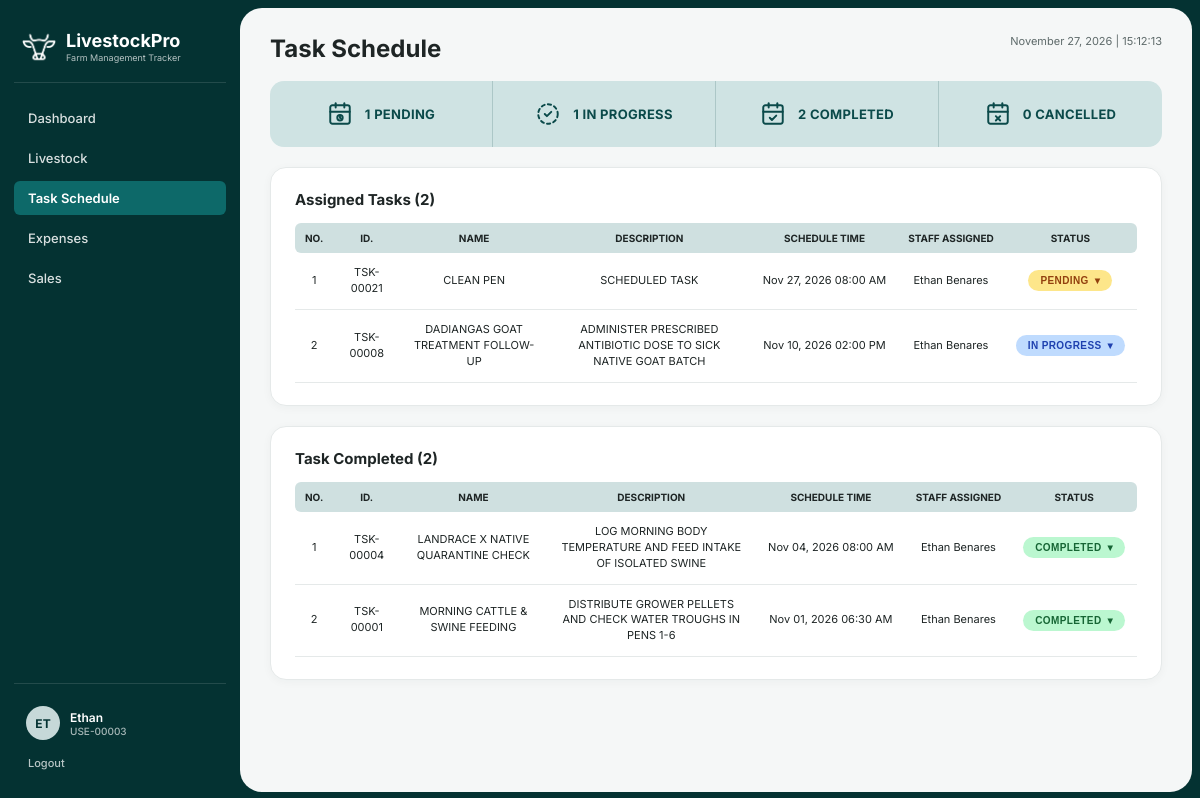
Screenshot of /task_schedule.php (signed in) with the database file from the repository.
### tables this page shows
CREATE TABLE `task_schedule` (
  `task_id` varchar(45) NOT NULL,
  `user_id` varchar(45) NOT NULL,
  `task_name` varchar(100) NOT NULL,
  `task_description` text,
  `schedule_date` datetime NOT NULL,
  `task_status` varchar(50) NOT NULL
);

### task_schedule.php (the view, shortened to what the rows shown need)
<?php
require_once 'includes/db_connect.php';
$full_name = trim(($_SESSION['first_name'] ?? '') . ' ' . ($_SESSION['last_name'] ?? ''));
$user_id   = $_SESSION['user_id'];
$role      = strtoupper($_SESSION['user_type'] ?? 'O');
$business  = trim((string)($_SESSION['business_name'] ?? ''));
$is_owner  = ($role === 'O');
$staff_stmt = $pdo->prepare("
    SELECT u.user_id, u.first_name, u.last_name
    FROM `staff` s
    JOIN `user` u ON s.user_id COLLATE utf8mb4_unicode_ci = u.user_id COLLATE utf8mb4_unicode_ci
    WHERE LOWER(TRIM(u.business_name)) = LOWER(TRIM(:bname))
      AND LOWER(TRIM(COALESCE(s.staff_status, 'pending'))) = 'approved'
    ORDER BY u.first_name ASC, u.last_name ASC
");
$staff_stmt->execute(['bname' => $business]);
$staff_rows = $staff_stmt->fetchAll();
$all_users_stmt = $pdo->prepare("
    SELECT user_id, first_name, last_name
    FROM `user`
    WHERE LOWER(TRIM(business_name)) = LOWER(TRIM(:bname))
");
$all_users_stmt->execute(['bname' => $business]);
$staff_map = [];
foreach ($all_users_stmt->fetchAll() as $ur) {
    $staff_map[$ur['user_id']] = trim($ur['first_name'] . ' ' . $ur['last_name']);
}
if ($is_owner) {
    $stmt = $pdo->prepare("
        SELECT ts.*
        FROM `task_schedule` ts
        JOIN `user` u ON ts.user_id COLLATE utf8mb4_unicode_ci = u.user_id COLLATE utf8mb4_unicode_ci
        WHERE LOWER(TRIM(u.business_name)) = LOWER(TRIM(:bname))
          AND ts.`task_status` != 'Completed'
        ORDER BY ts.`task_id` DESC
    ");
    $stmt->execute(['bname' => $business]);
    $pending = $stmt->fetchAll();
    $stmt = $pdo->prepare("
        SELECT ts.*
        FROM `task_schedule` ts
        JOIN `user` u ON ts.user_id COLLATE utf8mb4_unicode_ci = u.user_id COLLATE utf8mb4_unicode_ci
        WHERE LOWER(TRIM(u.business_name)) = LOWER(TRIM(:bname))
          AND ts.`task_status` = 'Completed'
        ORDER BY ts.`task_id` DESC
    ");
    $stmt->execute(['bname' => $business]);
    $completed = $stmt->fetchAll();
} else {
    $stmt = $pdo->prepare("SELECT * FROM `task_schedule` WHERE `user_id` = :uid AND `task_status` != 'Completed' ORDER BY `task_id` DESC");
    $stmt->execute(['uid' => $user_id]);
    $pending = $stmt->fetchAll();
    $stmt = $pdo->prepare("SELECT * FROM `task_schedule` WHERE `user_id` = :uid AND `task_status` = 'Completed' ORDER BY `task_id` DESC");
    $stmt->execute(['uid' => $user_id]);
    $completed = $stmt->fetchAll();
}
function format_sched_display(string $dt): string {
    $ts = strtotime($dt);
    return date('M d, Y h:i A', $ts);
}
function render_status_dropdown(array $t, string $status_val): void {
    if ($status_val === 'In Progress')      { $btn_cls = 'is-in-progress'; }
    elseif ($status_val === 'Completed')    { $btn_cls = 'is-completed'; }
    elseif ($status_val === 'Cancelled')    { $btn_cls = 'is-cancelled'; }
    else                                    { $btn_cls = 'is-pending'; }
    ?>
    <div class="status-dd">
      <button type="button" class="status-dd-btn <?= $btn_cls ?>" onclick="toggleStatusMenu(this)">
        <span><?= strtoupper(htmlspecialchars($status_val)) ?></span>
        <span>&#9662;</span>
      </button>
    </div>
    <?php
}
?>
<!DOCTYPE html>
<html lang="en">
<head>
  <link rel="stylesheet" href="css/style.css">
</head>
<body>
  <div class="app-shell">
    <main class="main-content">
      <div class="page-header">
        <h1 class="page-title">Task Schedule</h1>
      </div>
      <?php if ($is_owner): ?>
      <div class="card">
        <div class="card-title">Add Task</div>
        <form method="POST" action="task_schedule.php">
          <div class="form-grid-2">
            <div class="form-group">
              <label class="form-label">TASK NAME *</label>
              <input class="form-control" type="text" id="task_name" name="task_name" required>
            </div>
            <div class="form-group">
              <label class="form-label">SCHEDULE TIME</label>
              <input class="form-control" type="datetime-local" name="schedule_date" value="<?= date('Y-m-d\TH:i') ?>">
            </div>
          </div>
          <div class="form-label">QUICK ADD</div>
          <div class="quick-chips">
            <button type="button" class="chip-btn" onclick="setTask('Feed Animals')">Feed Animals</button>
            <button type="button" class="chip-btn" onclick="setTask('Vaccination')">Vaccination</button>
            <button type="button" class="chip-btn" onclick="setTask('Clean Pen')">Clean Pen</button>
            <button type="button" class="chip-btn" onclick="setTask('Weigh Livestock')">Weigh Livestock</button>
            <button type="button" class="chip-btn" onclick="setTask('Give Medicine')">Give Medicine</button>
          </div>
          <div class="form-grid-2">
            <div class="form-group">
              <label class="form-label">ASSIGN STAFF</label>
              <select class="form-control" name="assigned_staff">
                <option value="<?= htmlspecialchars($user_id) ?>"><?= htmlspecialchars($user_id . ' - ' . $full_name . ' (Me)') ?></option>
                <?php foreach ($staff_rows as $sr): ?>
                  <?php if ($sr['user_id'] !== $user_id): ?>
                    <?php $s_label = $sr['user_id'] . ' - ' . trim($sr['first_name'] . ' ' . $sr['last_name']); ?>
                    <option value="<?= htmlspecialchars($sr['user_id']) ?>"><?= htmlspecialchars($s_label) ?></option>
                  <?php endif; ?>
                <?php endforeach; ?>
              </select>
            </div>
            <div class="form-group">
              <label class="form-label">DESCRIPTION</label>
              <textarea class="form-control" name="task_description"></textarea>
            </div>
          </div>
          <button class="btn btn-primary" type="submit" name="add_task"><svg class="ui-icon" viewBox="0 0 24 24" fill="none" stroke="currentColor" stroke-width="2.4" stroke-linecap="round" stroke-linejoin="round" aria-hidden="true"><polyline points="20 6 9 17 4 12"/></svg> ADD TASK</button>
        </form>
      </div>
      <div class="card">
        <div class="card-title">Pending Tasks (<?= count($pending) ?>)</div>
        <table class="data-table">
          <thead>
            <tr><th>NO.</th><th>ID.</th><th>NAME</th><th>DESCRIPTION</th><th>SCHEDULE TIME</th><th>STAFF ASSIGNED</th><th>STATUS</th><th>ACTIONS</th></tr>
          </thead>
          <tbody>
            <?php foreach ($pending as $i => $t): ?>
              <?php
                $status_val    = $t['task_status'] ?? 'Pending';
                $assigned_name = $staff_map[$t['user_id']] ?? $t['user_id'];
                $dt_for_input  = date('Y-m-d\TH:i', strtotime($t['schedule_date']));
              ?>
              <tr>
                <td><?= $i + 1 ?></td>
                <td><?= htmlspecialchars($t['task_id']) ?></td>
                <td><?= strtoupper(htmlspecialchars($t['task_name'])) ?></td>
                <td><?= strtoupper(htmlspecialchars($t['task_description'] ?? 'SCHEDULED TASK')) ?></td>
                <td style="white-space:nowrap;"><?= htmlspecialchars(format_sched_display($t['schedule_date'])) ?></td>
                <td><?= htmlspecialchars($assigned_name) ?></td>
                <td><?php render_status_dropdown($t, $status_val); ?></td>
                <td>
                  <div class="actions-cell">
                    <button type="button" class="btn-edit"
                      data-id="<?= htmlspecialchars($t['task_id']) ?>"
                      data-name="<?= htmlspecialchars($t['task_name']) ?>"
                      data-desc="<?= htmlspecialchars($t['task_description'] ?? '') ?>"
                      data-date="<?= htmlspecialchars($dt_for_input) ?>"
                      data-staff="<?= htmlspecialchars($t['user_id']) ?>"
                      onclick="openEditModal(this)">EDIT</button>
                    <a class="btn btn-sm btn-delete" href="task_schedule.php?delete=<?= urlencode($t['task_id']) ?>" title="Delete" onclick="return confirm('Delete this task?');"><svg class="ui-icon" viewBox="0 0 24 24" fill="none" stroke="currentColor" stroke-width="2" stroke-linecap="round" stroke-linejoin="round" aria-hidden="true"><path d="M3 6h18"/><path d="M19 6v14c0 1-1 2-2 2H7c-1 0-2-1-2-2V6"/><path d="M8 6V4c0-1 1-2 2-2h4c1 0 2 1 2 2v2"/><line x1="10" x2="10" y1="11" y2="17"/><line x1="14" x2="14" y1="11" y2="17"/></svg></a>
                  </div>
                </td>
              </tr>
            <?php endforeach; ?>
          </tbody>
        </table>
      </div>
      <div class="card">
        <div class="card-title">Task Completed (<?= count($completed) ?>)</div>
        <table class="data-table">
          <thead>
            <tr><th>NO.</th><th>ID.</th><th>NAME</th><th>DESCRIPTION</th><th>SCHEDULE TIME</th><th>STAFF ASSIGNED</th><th>STATUS</th><th>ACTIONS</th></tr>
          </thead>
          <tbody>
            <?php foreach ($completed as $i => $t): ?>
              <?php $assigned_name = $staff_map[$t['user_id']] ?? $t['user_id']; ?>
              <tr>
                <td><?= $i + 1 ?></td>
                <td><?= htmlspecialchars($t['task_id']) ?></td>
                <td><?= strtoupper(htmlspecialchars($t['task_name'])) ?></td>
                <td><?= strtoupper(htmlspecialchars($t['task_description'] ?? 'SCHEDULED TASK')) ?></td>
                <td style="white-space:nowrap;"><?= htmlspecialchars(format_sched_display($t['schedule_date'])) ?></td>
                <td><?= htmlspecialchars($assigned_name) ?></td>
                <td><?php render_status_dropdown($t, 'Completed'); ?></td>
                <td>
                  <div class="actions-cell">
                    <a class="btn btn-sm btn-delete" href="task_schedule.php?delete=<?= urlencode($t['task_id']) ?>" title="Delete" onclick="return confirm('Delete this task?');"><svg class="ui-icon" viewBox="0 0 24 24" fill="none" stroke="currentColor" stroke-width="2" stroke-linecap="round" stroke-linejoin="round" aria-hidden="true"><path d="M3 6h18"/><path d="M19 6v14c0 1-1 2-2 2H7c-1 0-2-1-2-2V6"/><path d="M8 6V4c0-1 1-2 2-2h4c1 0 2 1 2 2v2"/><line x1="10" x2="10" y1="11" y2="17"/><line x1="14" x2="14" y1="11" y2="17"/></svg></a>
                  </div>
                </td>
              </tr>
            <?php endforeach; ?>
          </tbody>
        </table>
      </div>
      <div class="modal-backdrop" id="editModal">
        <div class="modal-box">
          <div class="card-title">Edit Task</div>
          <form method="POST" action="task_schedule.php">
            <input type="hidden" name="task_id" id="edit_task_id">
            <div class="form-grid-2">
              <div class="form-group">
                <label class="form-label">TASK NAME *</label>
                <input class="form-control" type="text" name="task_name" id="edit_task_name" required>
              </div>
              <div class="form-group">
                <label class="form-label">SCHEDULE TIME</label>
                <input class="form-control" type="datetime-local" name="schedule_date" id="edit_schedule_date" required>
              </div>
            </div>
            <div class="form-grid-2">
              <div class="form-group">
                <label class="form-label">ASSIGN STAFF</label>
                <select class="form-control" name="assigned_staff" id="edit_assigned_staff">
                  <option value="<?= htmlspecialchars($user_id) ?>"><?= htmlspecialchars($user_id . ' - ' . $full_name . ' (Me)') ?></option>
                  <?php foreach ($staff_rows as $sr): ?>
                    <?php if ($sr['user_id'] !== $user_id): ?>
                      <option value="<?= htmlspecialchars($sr['user_id']) ?>"><?= htmlspecialchars($sr['user_id'] . ' - ' . trim($sr['first_name'] . ' ' . $sr['last_name'])) ?></option>
                    <?php endif; ?>
                  <?php endforeach; ?>
                </select>
              </div>
              <div class="form-group">
                <label class="form-label">DESCRIPTION</label>
                <textarea class="form-control" name="task_description" id="edit_task_description"></textarea>
              </div>
            </div>
            <div class="modal-actions">
              <button class="btn btn-primary" type="submit" name="edit_task">SAVE CHANGES</button>
              <button class="btn" type="button" onclick="closeEditModal()">CANCEL</button>
            </div>
          </form>
        </div>
      </div>
      <?php else: ?>
      <div class="card">
        <table class="data-table">
          <thead>
            <tr><th>NO.</th><th>ID.</th><th>NAME</th><th>DESCRIPTION</th><th>SCHEDULE TIME</th><th>STAFF ASSIGNED</th><th>STATUS</th></tr>
          </thead>
          <tbody>
            <?php foreach ($pending as $i => $t): ?>
              <?php
                $status_val    = $t['task_status'] ?? 'Pending';
                $assigned_name = $staff_map[$t['user_id']] ?? $t['user_id'];
              ?>
              <tr>
                <td><?= $i + 1 ?></td>
                <td><?= htmlspecialchars($t['task_id']) ?></td>
                <td><?= strtoupper(htmlspecialchars($t['task_name'])) ?></td>
                <td><?= strtoupper(htmlspecialchars($t['task_description'] ?? 'SCHEDULED TASK')) ?></td>
                <td style="white-space:nowrap;"><?= htmlspecialchars(format_sched_display($t['schedule_date'])) ?></td>
                <td><?= htmlspecialchars($assigned_name) ?></td>
                <td><?php render_status_dropdown($t, $status_val); ?></td>
              </tr>
            <?php endforeach; ?>
          </tbody>
        </table>
      </div>
      <div class="card">
        <table class="data-table">
          <thead>
            <tr><th>NO.</th><th>ID.</th><th>NAME</th><th>DESCRIPTION</th><th>SCHEDULE TIME</th><th>STAFF ASSIGNED</th><th>STATUS</th></tr>
          </thead>
          <tbody>
            <?php foreach ($completed as $i => $t): ?>
              <?php $assigned_name = $staff_map[$t['user_id']] ?? $t['user_id']; ?>
              <tr>
                <td><?= $i + 1 ?></td>
                <td><?= htmlspecialchars($t['task_id']) ?></td>
                <td><?= strtoupper(htmlspecialchars($t['task_name'])) ?></td>
                <td><?= strtoupper(htmlspecialchars($t['task_description'] ?? 'SCHEDULED TASK')) ?></td>
                <td style="white-space:nowrap;"><?= htmlspecialchars(format_sched_display($t['schedule_date'])) ?></td>
                <td><?= htmlspecialchars($assigned_name) ?></td>
                <td><?php render_status_dropdown($t, 'Completed'); ?></td>
              </tr>
            <?php endforeach; ?>
          </tbody>
        </table>
      </div>
      <?php endif; ?>
    </main>
  </div>
</body>
</html>

### rows the page displays
task_schedule: task_id "TSK-00021", task_name "CLEAN PEN", task_description "SCHEDULED TASK", schedule_date "Nov 27, 2026 08:00 AM", user "Ethan Benares", task_status "PENDING"
task_schedule: task_id "TSK-00008", task_name "DADIANGAS GOAT TREATMENT FOLLOW-UP", task_description "ADMINISTER PRESCRIBED ANTIBIOTIC DOSE TO SICK NATIVE GOAT BATCH", schedule_date "Nov 10, 2026 02:00 PM", user "Ethan Benares", task_status "IN PROGRESS"
task_schedule: task_id "TSK-00004", task_name "LANDRACE X NATIVE QUARANTINE CHECK", task_description "LOG MORNING BODY TEMPERATURE AND FEED INTAKE OF ISOLATED SWINE", schedule_date "Nov 04, 2026 08:00 AM", user "Ethan Benares"
task_schedule: task_id "TSK-00001", task_name "MORNING CATTLE & SWINE FEEDING", task_description "DISTRIBUTE GROWER PELLETS AND CHECK WATER TROUGHS IN PENS 1-6", schedule_date "Nov 01, 2026 06:30 AM", user "Ethan Benares"

### other values shown
substr($full_name, 0, 2) "ET"
$full_name "Ethan"
$user_id "USE-00003"
$cnt_pending "1"
$cnt_in_progress "1"
$cnt_completed "2"
$cnt_cancelled "0"
count($pending) "2"
count($completed) "2"
